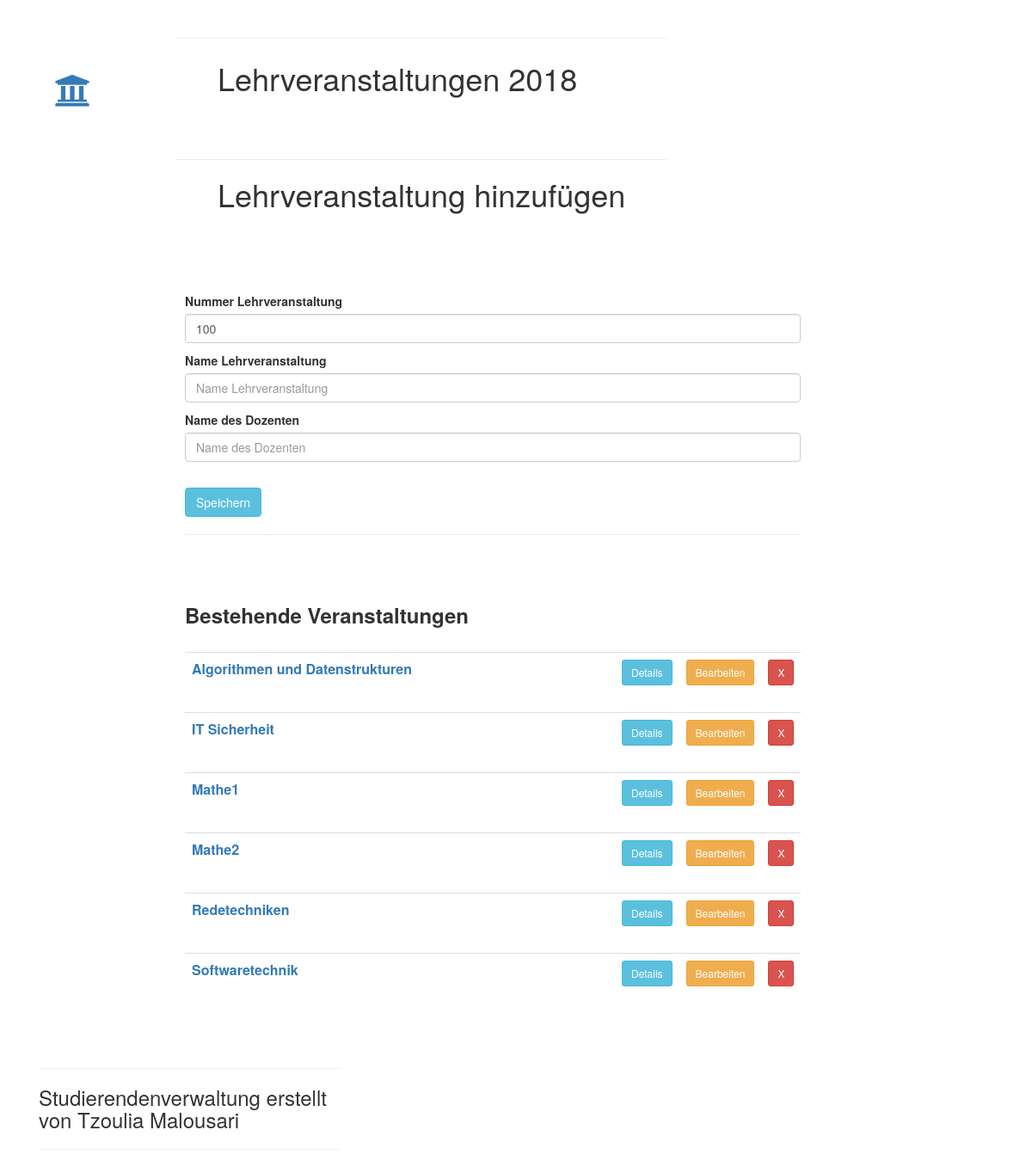
Before: /belegungen/module/List/ with the older database file.
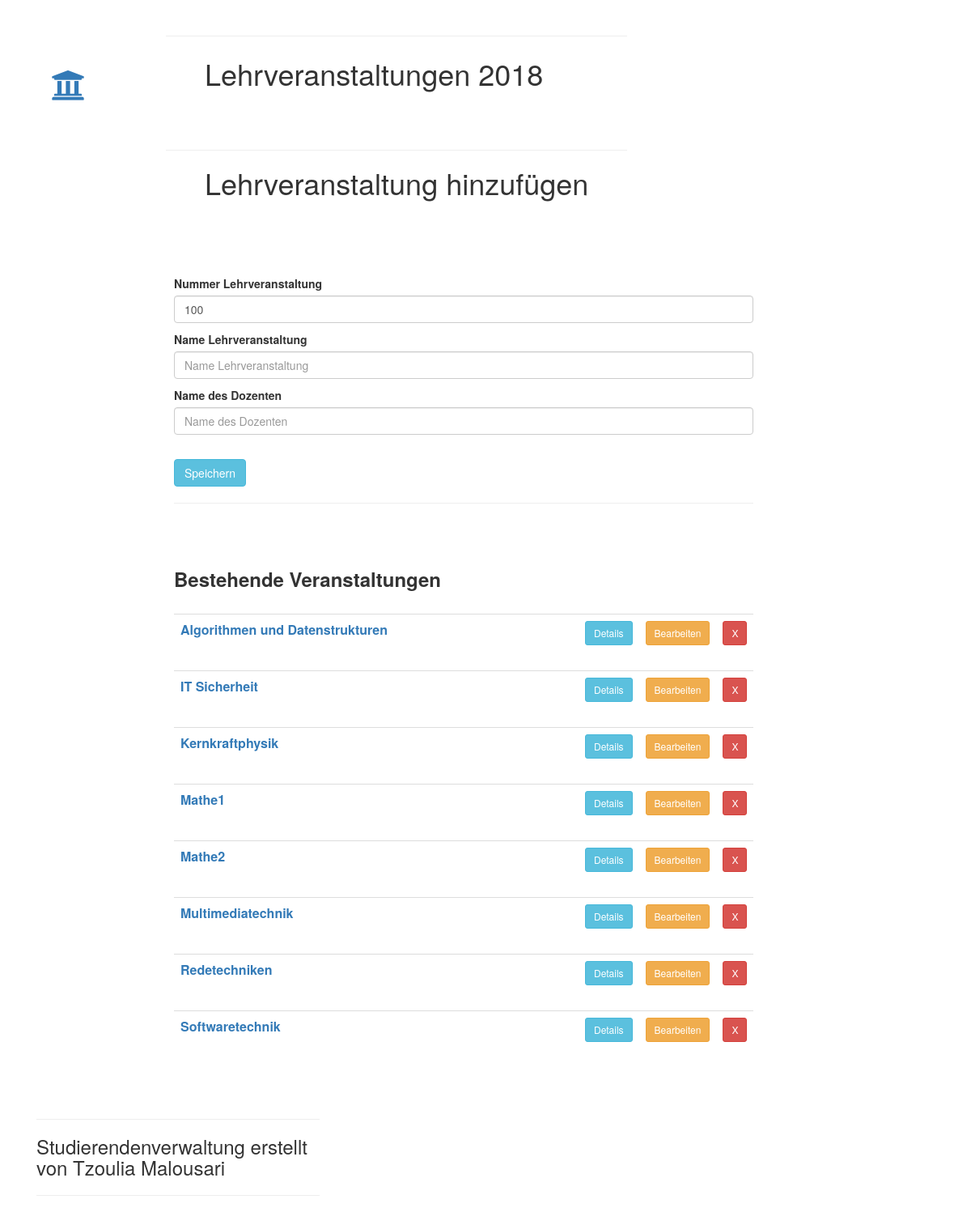
After: the same page with the newer database file.
### belegungen/models.py (models this page shows, shortened)
class Lehrveranstaltung(models.Model):
    lv_nr = models.IntegerField(default=100)
    lv_name = models.CharField(max_length=200)
    doz_name = models.CharField(max_length=150)
    stud = models.ManyToManyField(Student)
    objects = models.Manager()

### belegungen/views.py (the view)
# urls.py: path('module/List/', views.modul_verwalten, name='modulList'),
def modul_verwalten(request, pk=None):
    lehrveranstaltungen = Lehrveranstaltung.objects.order_by('lv_name')
    if pk == None:
        lv = Lehrveranstaltung()
        page_title = 'Lehrveranstaltung hinzufügen'
    else:
        lv = get_object_or_404(Lehrveranstaltung, pk=pk)
        page_title = 'Lehrveranstaltung bearbeiten'
    if request.method == 'POST':
        form = ModulwahlForm(request.POST, instance=lv)
        if form.is_valid():
            form.save()
            messages.success(request, 'Gespeichert')
            return HttpResponseRedirect(reverse('belegungen:index'))
        else:
            messages.error(request, 'Es ist ein Fehler aufgetaucht!')
    else:
        form = ModulwahlForm(instance=lv)
    return render(request, 'belegungen/modul_verwalten.html', {'page_title': page_title, 'form': form, 'lv': lehrveranstaltungen})

### belegungen/forms.py
class ModulwahlForm(ModelForm):
    class Meta:
        model = Lehrveranstaltung
        labels = {
            'lv_nr': 'Nummer Lehrveranstaltung',
            'lv_name': 'Name Lehrveranstaltung',
            'doz_name': 'Name des Dozenten',
        }
        fields = ['lv_nr', 'lv_name', 'doz_name']

### belegungen/templates/belegungen/modul_verwalten.html (shortened to what this page needs)
{%  extends 'belegungen/base.html' %}
{% load bootstrap3 %}
{% block main_content %}
        <br>
    <form action="" enctype="multipart/form-data" method="POST">
        {% bootstrap_form form  %}
        <br>
        <button type="submit" class="btn btn-info">
            Speichern
        </button>
    </form>
    <hr>
    <br>
    <br>
    <h3><b>Bestehende Veranstaltungen</b></h3>
    <br>
        <ul class="list-group">
            {% for l in lv %}
                <li class="list-group-item" style="height: 70px; border: none; margin: 0 auto; padding: 0">
                    <table class="table table-sm">
                        <th style="width: 500px">
                            <a href = "{% url "belegungen:modul_detail" l.id  %}" style="font-size: 2vh">
                                {{ l.lv_name }}
                            </a>
                        </th>
                        <th>
                            <a href = "{% url "belegungen:modul_detail" l.id  %}" class="btn btn-info btn-sm">
                                Details
                            </a>
                        </th>
                        <th>
                            <a href = "{% url "belegungen:modulEdit" pk=l.id  %}"  class="btn btn-warning btn-sm">
                                Bearbeiten
                            </a>
                        </th>
                        <th>
                            <a href = "{% url "belegungen:modulDelete" pk=l.id  %}" class="btn btn-danger btn-sm">
                                X
                            </a>
                        </th>
                    </table>
                </li>
            {% endfor %}
        </ul>
{% endblock %}

Changed rows visible on the page:
added Lehrveranstaltung: lv_name "Kernkraftphysik"
added Lehrveranstaltung: lv_name "Multimediatechnik"
